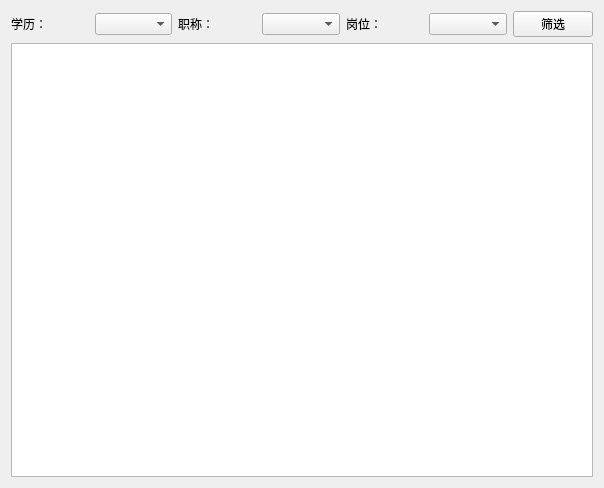
<?xml version="1.0" encoding="UTF-8"?>
<ui version="4.0">
 <class>EmployeeManageUI</class>
 <widget class="QWidget" name="EmployeeManageUI">
  <property name="geometry">
   <rect>
    <x>0</x>
    <y>0</y>
    <width>604</width>
    <height>488</height>
   </rect>
  </property>
  <property name="windowTitle">
   <string>Form</string>
  </property>
  <layout class="QGridLayout" name="gridLayout">
   <item row="0" column="0">
    <layout class="QHBoxLayout" name="horizontalLayout">
     <item>
      <widget class="QLabel" name="label">
       <property name="text">
        <string>学历：</string>
       </property>
      </widget>
     </item>
     <item>
      <widget class="QComboBox" name="comboBox_2"/>
     </item>
     <item>
      <widget class="QLabel" name="label_2">
       <property name="text">
        <string>职称：</string>
       </property>
      </widget>
     </item>
     <item>
      <widget class="QComboBox" name="comboBox"/>
     </item>
     <item>
      <widget class="QLabel" name="label_3">
       <property name="text">
        <string>岗位：</string>
       </property>
      </widget>
     </item>
     <item>
      <widget class="QComboBox" name="comboBox_3"/>
     </item>
     <item>
      <widget class="QPushButton" name="pushButton">
       <property name="text">
        <string>筛选</string>
       </property>
      </widget>
     </item>
    </layout>
   </item>
   <item row="1" column="0">
    <widget class="MyTableView" name="tableView"/>
   </item>
  </layout>
 </widget>
 <customwidgets>
  <customwidget>
   <class>MyTableView</class>
   <extends>QTableView</extends>
   <header>mytableview.h</header>
  </customwidget>
 </customwidgets>
 <resources/>
 <connections/>
</ui>
